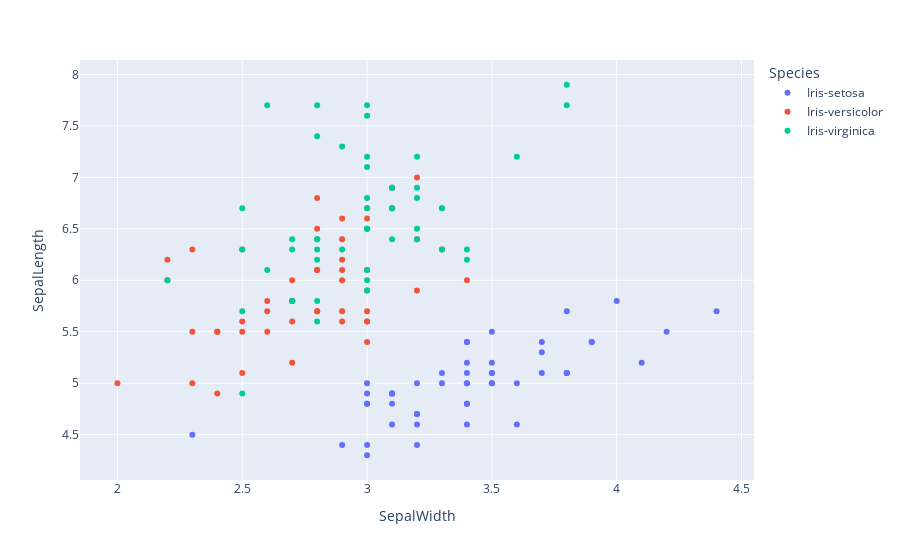

Write notebook code for a chart like this one.
### Code cell
import pandas as pd
import plotly.express as px
import nltk    

from collections import Counter
from sklearn.feature_extraction.text import CountVectorizer
import networkx as nx
import plotly.graph_objects as go

from Dash_Figure_Data import Figure_Data

data = Figure_Data('./data/Iris.csv', './Lecture_text/summarize/01강유리수의소수표현(1)_EBS중학뉴런수학2(상)_google_trans.txt')
feature, txt = data.feature, data.txt


class DashFigures:

    # Sample Figure
    def create_sample(self):
        fig = px.scatter(feature, x="SepalWidth", y="SepalLength", color="Species")
        return fig

    # Create a bar plot of the most frequent words
    def create_bar(self):
        word_counts = Counter(data.preprocess_text())
        most_common_words = word_counts.most_common(10)
        fig = px.bar(x=[word[0] for word in most_common_words], y=[word[1] for word in most_common_words])
        return fig

### Figure 1 — Plotly figure (JSON) as saved in the notebook; plotly's stock layout.template omitted (floating-point values rounded to 4 significant figures)
{"data": [{"hovertemplate": "Species=Iris-setosa<br>SepalWidth=%{x}<br>SepalLength=%{y}<extra></extra>", "legendgroup": "Iris-setosa", "marker": {"color": "#636efa", "symbol": "circle"}, "mode": "markers", "name": "Iris-setosa", "orientation": "v", "showlegend": true, "type": "scatter", "x": [3.5, 3, 3.2, 3.1, 3.6, 3.9, 3.4, 3.4, 2.9, 3.1, 3.7, 3.4, 3, 3, 4, 4.4, 3.9, 3.5, 3.8, 3.8, 3.4, 3.7, 3.6, 3.3, 3.4, 3, 3.4, 3.5, 3.4, 3.2, 3.1, 3.4, 4.1, 4.2, 3.1, 3.2, 3.5, 3.1, 3, 3.4, 3.5, 2.3, 3.2, 3.5, 3.8, 3, 3.8, 3.2, 3.7, 3.3], "xaxis": "x", "y": [5.1, 4.9, 4.7, 4.6, 5, 5.4, 4.6, 5, 4.4, 4.9, 5.4, 4.8, 4.8, 4.3, 5.8, 5.7, 5.4, 5.1, 5.7, 5.1, 5.4, 5.1, 4.6, 5.1, 4.8, 5, 5, 5.2, 5.2, 4.7, 4.8, 5.4, 5.2, 5.5, 4.9, 5, 5.5, 4.9, 4.4, 5.1, 5, 4.5, 4.4, 5, 5.1, 4.8, 5.1, 4.6, 5.3, 5], "yaxis": "y"}, {"hovertemplate": "Species=Iris-versicolor<br>SepalWidth=%{x}<br>SepalLength=%{y}<extra></extra>", "legendgroup": "Iris-versicolor", "marker": {"color": "#EF553B", "symbol": "circle"}, "mode": "markers", "name": "Iris-versicolor", "orientation": "v", "showlegend": true, "type": "scatter", "x": [3.2, 3.2, 3.1, 2.3, 2.8, 2.8, 3.3, 2.4, 2.9, 2.7, 2, 3, 2.2, 2.9, 2.9, 3.1, 3, 2.7, 2.2, 2.5, 3.2, 2.8, 2.5, 2.8, 2.9, 3, 2.8, 3, 2.9, 2.6, 2.4, 2.4, 2.7, 2.7, 3, 3.4, 3.1, 2.3, 3, 2.5, 2.6, 3, 2.6, 2.3, 2.7, 3, 2.9, 2.9, 2.5, 2.8], "xaxis": "x", "y": [7, 6.4, 6.9, 5.5, 6.5, 5.7, 6.3, 4.9, 6.6, 5.2, 5, 5.9, 6, 6.1, 5.6, 6.7, 5.6, 5.8, 6.2, 5.6, 5.9, 6.1, 6.3, 6.1, 6.4, 6.6, 6.8, 6.7, 6, 5.7, 5.5, 5.5, 5.8, 6, 5.4, 6, 6.7, 6.3, 5.6, 5.5, 5.5, 6.1, 5.8, 5, 5.6, 5.7, 5.7, 6.2, 5.1, 5.7], "yaxis": "y"}, {"hovertemplate": "Species=Iris-virginica<br>SepalWidth=%{x}<br>SepalLength=%{y}<extra></extra>", "legendgroup": "Iris-virginica", "marker": {"color": "#00cc96", "symbol": "circle"}, "mode": "markers", "name": "Iris-virginica", "orientation": "v", "showlegend": true, "type": "scatter", "x": [3.3, 2.7, 3, 2.9, 3, 3, 2.5, 2.9, 2.5, 3.6, 3.2, 2.7, 3, 2.5, 2.8, 3.2, 3, 3.8, 2.6, 2.2, 3.2, 2.8, 2.8, 2.7, 3.3, 3.2, 2.8, 3, 2.8, 3, 2.8, 3.8, 2.8, 2.8, 2.6, 3, 3.4, 3.1, 3, 3.1, 3.1, 3.1, 2.7, 3.2, 3.3, 3, 2.5, 3, 3.4, 3], "xaxis": "x", "y": [6.3, 5.8, 7.1, 6.3, 6.5, 7.6, 4.9, 7.3, 6.7, 7.2, 6.5, 6.4, 6.8, 5.7, 5.8, 6.4, 6.5, 7.7, 7.7, 6, 6.9, 5.6, 7.7, 6.3, 6.7, 7.2, 6.2, 6.1, 6.4, 7.2, 7.4, 7.9, 6.4, 6.3, 6.1, 7.7, 6.3, 6.4, 6, 6.9, 6.7, 6.9, 5.8, 6.8, 6.7, 6.7, 6.3, 6.5, 6.2, 5.9], "yaxis": "y"}], "layout": {"legend": {"title": {"text": "Species"}, "tracegroupgap": 0}, "margin": {"t": 60}, "xaxis": {"anchor": "y", "domain": [0, 1], "title": {"text": "SepalWidth"}}, "yaxis": {"anchor": "x", "domain": [0, 1], "title": {"text": "SepalLength"}}}}
